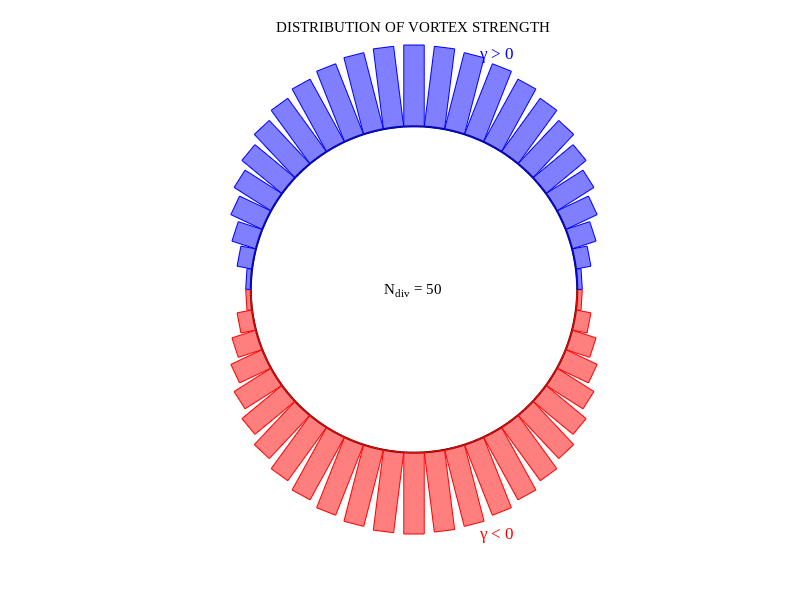
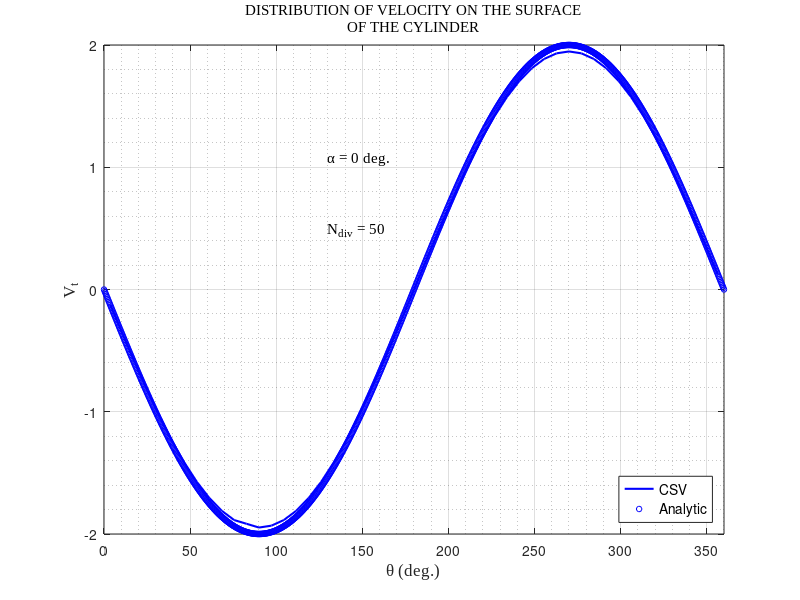
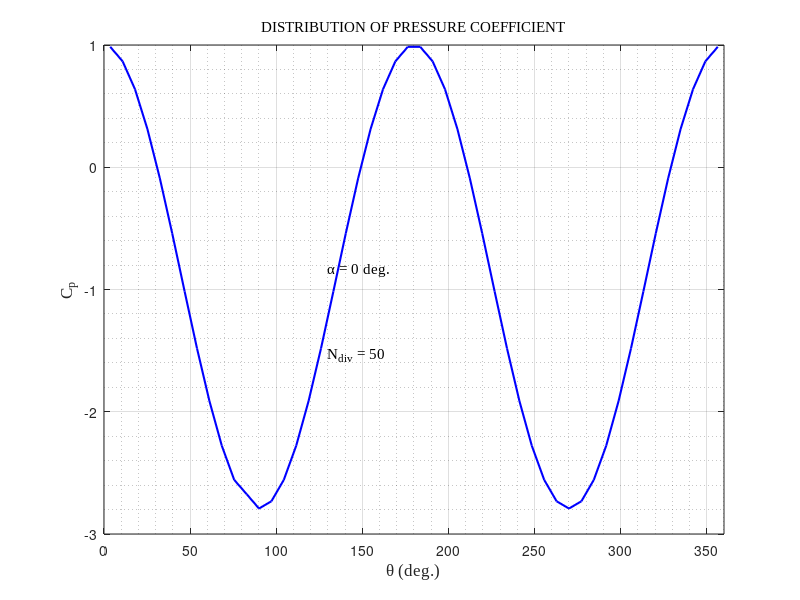
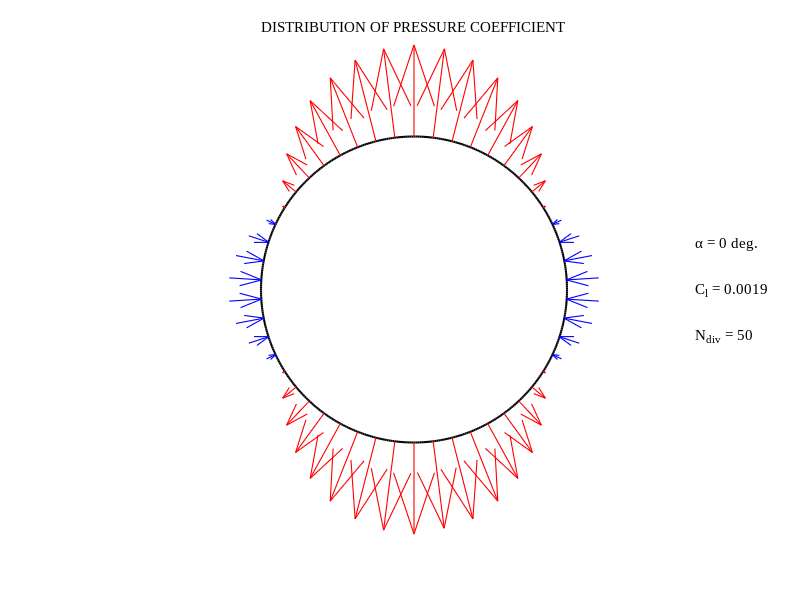

Write MATLAB code to recreate these figures, in order.
clear;clc;close all

%% Preprocess

Ndiv   = 50;
deltaB = 2*pi/Ndiv;
R      = 0.5;

Nc = zeros(Ndiv,2);
Tc = zeros(Ndiv,2);

ca = zeros(Ndiv,1);
sa = zeros(Ndiv,1);
l  = zeros(Ndiv,1);

X  = zeros(Ndiv+1,2);
Xc = zeros(Ndiv,2);
delta = zeros(Ndiv,2);

cl  = zeros(Ndiv,1);
cp  = zeros(Ndiv,1);
cm1_4 = zeros(Ndiv,1);

for ii = 1:Ndiv+1
    X(ii,:)  = R*[cos((ii-1)*deltaB), -sin((ii-1)*deltaB)];
end

for jj = 1:Ndiv
    l(jj)       = sqrt((X(jj,1) - X(jj+1,1))^2 + (X(jj,2) - X(jj+1,2))^2);
    Xc(jj,:)    = (X(jj,:) + X(jj+1,:))/2;
    delta(jj,:) = X(jj+1,:) - X(jj,:);
    ca(jj)      = (X(jj+1,1) - X(jj,1))/l(jj);
    sa(jj)      = (X(jj,2) - X(jj+1,2))/l(jj);

    Nc(jj,:)  = [sa(jj,1),ca(jj,1)];
    Tc(jj,:)  = [ca(jj,1),-sa(jj,1)];
end

%% Process

a = zeros(Ndiv,Ndiv);
b = zeros(Ndiv,1);

alpha = deg2rad(0);

rho = 1.225;

Qinfmod = 1;
Qinf    = Qinfmod*[cos(alpha),sin(alpha)];

for ii = 1:Ndiv
    b(ii) = -dot(Qinf,Tc(ii,:));
    for jj = 1:Ndiv
        if jj ~= ii
            Xc_ij_pan = (Xc(ii,1) - X(jj,1))*ca(jj) - (Xc(ii,2) - X(jj,2))*sa(jj);
            Zc_ij_pan = (Xc(ii,1) - X(jj,1))*sa(jj) + (Xc(ii,2) - X(jj,2))*ca(jj);

            r1 = sqrt(Xc_ij_pan^2 + Zc_ij_pan^2);
            r2 = sqrt((Xc_ij_pan - l(jj))^2 + Zc_ij_pan^2);

            theta1 = atan2(Zc_ij_pan,Xc_ij_pan);
            theta2 = atan2(Zc_ij_pan,Xc_ij_pan - l(jj));

            u_ij_pan = (theta2 - theta1)/(2*pi);
            w_ij_pan = (1/(4*pi))*log(r2^2/r1^2);

            u_ij = u_ij_pan*ca(jj) + w_ij_pan*sa(jj);
            w_ij = -u_ij_pan*sa(jj) + w_ij_pan*ca(jj);

            a(ii,jj) = dot([u_ij,w_ij],Tc(ii,:));
        else
            a(ii,jj) = -0.5;
        end
    end
end

K         = fix(Ndiv/4);
a(K,:)    = 0;
a(K,1)    = 1;
a(K,Ndiv) = 1;
b(K)      = 0;

gamma = a\b;
gamma(K) = 0.5*(gamma(K-1)+gamma(K+1));

for ii=1:Ndiv
     cl(ii)    = 2*gamma(ii)*l(ii)/Qinfmod;
     cp(ii)    = 1 - (gamma(ii)/Qinfmod)^2;
     cm1_4(ii) = cp(ii)*((Xc(ii,1)/R)*(delta(ii,1)/R) + (Xc(ii,2)/R)*(delta(ii,2)/R)) - 0.25*cl(ii);
end

CL    = sum(cl);
L     = CL*0.5*Qinfmod^2*2*R*rho;
CM1_4 = sum(cm1_4);
M1_4  = CM1_4*0.5*rho*Qinfmod^2*R^2;

%% Kármán-Tsien Compressibility Correction & Critical Mach Number

gam = 1.4;

Cp0     = cp;
Cp0_min = min(Cp0);
fprintf('Incompressible Cp_min = %.4f\n', Cp0_min);

% Kármán-Tsien correction
KT = @(Cp0_val, M) Cp0_val ./ ( sqrt(1 - M.^2) + ...
     (M.^2 ./ (1 + sqrt(1 - M.^2))) .* (Cp0_val / 2) );

% Critical Cp (local Mach = 1, isentropic)
Cp_crit = @(M) (2 ./ (gam .* M.^2)) .* ...
               ( ( (2/(gam+1)) .* (1 + (gam-1)/2 .* M.^2) ).^(gam/(gam-1)) - 1 );

residual = @(M) KT(Cp0_min, M) - Cp_crit(M);

% --- Robust bracket search ---
% KT is only physically valid where its denominator > 0
% For very negative Cp0, the denominator flips sign at high M → non-physical
M_scan   = linspace(0.02, 0.99, 5000);
denom_KT = sqrt(1 - M_scan.^2) + ...
           (M_scan.^2 ./ (1 + sqrt(1 - M_scan.^2))) .* (Cp0_min / 2);

valid = denom_KT > 0;                  % physical region only
M_valid  = M_scan(valid);
res_scan = arrayfun(residual, M_valid);

% Find first sign change (= physical Mcr)
sc = find(diff(sign(res_scan)) ~= 0, 1, 'first');

if isempty(sc)
    error('No critical Mach found. Cp0_min = %.4f — body may have no suction.', Cp0_min);
end

Mcr = fzero(residual, [M_valid(sc), M_valid(sc+1)]);
fprintf('=== Critical Mach Number: Mcr = %.4f ===\n', Mcr);

%% Post-processing Visualization

th_cyl   = linspace(0, 2*pi, 500);           % cylinder outline
theta_plot = ((1:Ndiv)' - 0.5) * 360/Ndiv;  % panel angle [deg], clockwise from (R,0)

% Analytic solutions (clockwise convention to match panel ordering)
theta_an_deg = linspace(0, 360, 1000);
theta_an_rad = theta_an_deg * pi/180;
Vt_an = -2*Qinfmod * sin(theta_an_rad + alpha);          % tangential velocity
Cp_an =  1 - (2*sin(theta_an_rad + alpha)).^2;           % pressure coefficient

% ── Figure 1: Vortex strength distribution ─────────────────────────────────
figure('Name','Vortex Strength Distribution','Color','w');
hold on; axis equal off;

plot(R*cos(th_cyl), R*sin(th_cyl), 'k-', 'LineWidth', 1.5);

sc1 = 0.25 / max(abs(gamma));               % scale so max height = 0.25
for jj = 1:Ndiv
    col = 'b';
    gammaPlot = gamma(jj);
    if gamma(jj) < 0
        col = 'r';
        gammaPlot = -gamma(jj);
    end
    p1 = X(jj,:);
    p2 = X(jj+1,:);
    p3 = p2 + gammaPlot*sc1*Nc(jj,:);      % outer corners
    p4 = p1 + gammaPlot*sc1*Nc(jj,:);
    fill([p1(1),p2(1),p3(1),p4(1)], ...
         [p1(2),p2(2),p3(2),p4(2)], col, ...
         'EdgeColor',col, 'LineWidth',0.3, 'FaceAlpha',0.5);
end

text( 0.20,  0.72, '\gamma > 0', 'Color','b', 'FontSize',12, ...
      'FontName','Times New Roman');
text( 0.20, -0.75, '\gamma < 0', 'Color','r', 'FontSize',12, ...
      'FontName','Times New Roman');
text( 0.00,  0.00, sprintf('N_{div} = %d', Ndiv), 'FontSize',11, ...
      'FontName','Times New Roman', 'HorizontalAlignment','center');
title('DISTRIBUTION OF VORTEX STRENGTH', ...
      'FontName','Times New Roman', 'FontWeight','normal');

% ── Figure 2: Tangential velocity distribution ─────────────────────────────
figure('Name','Surface Velocity Distribution','Color','w');
hold on; grid on; box on; grid minor;

plot(theta_plot,  gamma,  'b-', 'LineWidth',1.5, 'DisplayName','CSV');
plot(theta_an_deg, Vt_an, 'bo', 'MarkerSize',4,  'DisplayName','Analytic');

xlim([0 360]); xticks(0:50:350);
xlabel('\theta (deg.)',  'FontName','Times New Roman', 'FontSize',12);
ylabel('V_t',           'FontName','Times New Roman', 'FontSize',12);
title({'DISTRIBUTION OF VELOCITY ON THE SURFACE','OF THE CYLINDER'}, ...
       'FontName','Times New Roman', 'FontWeight','normal');
legend('Location','southeast', 'FontSize',10);

ysc = max(abs(gamma));
text(130,  0.55*ysc, sprintf('\\alpha = %g deg.', rad2deg(alpha)), ...
     'FontSize',11, 'FontName','Times New Roman');
text(130,  0.25*ysc, sprintf('N_{div} = %d', Ndiv), ...
     'FontSize',11, 'FontName','Times New Roman');

% ── Figure 3: Cp line plot ──────────────────────────────────────────────────
figure('Name','Cp Distribution','Color','w');
hold on; grid on; box on; grid minor;

plot(theta_plot, cp, 'b-', 'LineWidth',1.5);

xlim([0 360]); xticks(0:50:350);
xlabel('\theta (deg.)', 'FontName','Times New Roman', 'FontSize',12);
ylabel('C_p',           'FontName','Times New Roman', 'FontSize',12);
title('DISTRIBUTION OF PRESSURE COEFFICIENT', ...
      'FontName','Times New Roman', 'FontWeight','normal');

cp_bot = min(cp);                    % most negative Cp, for text placement
text(130, 0.30*cp_bot, sprintf('\\alpha = %g deg.', rad2deg(alpha)), ...
     'FontSize',11, 'FontName','Times New Roman');
text(130, 0.55*cp_bot, sprintf('N_{div} = %d', Ndiv), ...
     'FontSize',11, 'FontName','Times New Roman');

% ── Figure 4: Cp vectors on cylinder body (with arrowheads) ────────────────
figure('Name','Cp on Body','Color','w');
hold on; axis equal off;

plot(R*cos(th_cyl), R*sin(th_cyl), 'k-', 'LineWidth', 1.5);

sc4 = 0.3 / max(abs(cp));   % scale: max vector length = 0.3
hs  = 0.4;                  % MaxHeadSize (relative to arrow length)

mask_suc  = cp <  0;        % suction panels
mask_pres = cp >= 0;        % pressure panels

% ── Suction (Cp < 0, red): tail AT surface, head OUTSIDE, points outward ──
x0_r = Xc(mask_suc,1);
y0_r = Xc(mask_suc,2);
dx_r = abs(cp(mask_suc)).*sc4.*Nc(mask_suc,1);
dy_r = abs(cp(mask_suc)).*sc4.*Nc(mask_suc,2);
quiver(x0_r, y0_r, dx_r, dy_r, 0, 'r', ...
       'MaxHeadSize', hs, 'LineWidth', 0.8);

% ── Pressure (Cp > 0, blue): tail OUTSIDE, head AT surface, points inward ──
x0_b = Xc(mask_pres,1) + cp(mask_pres).*sc4.*Nc(mask_pres,1);
y0_b = Xc(mask_pres,2) + cp(mask_pres).*sc4.*Nc(mask_pres,2);
dx_b = Xc(mask_pres,1) - x0_b;
dy_b = Xc(mask_pres,2) - y0_b;
quiver(x0_b, y0_b, dx_b, dy_b, 0, 'b', ...
       'MaxHeadSize', hs, 'LineWidth', 0.8);

% ── Annotations ────────────────────────────────────────────────────────────
x_txt = R + max(abs(cp))*sc4 + 0.12;
text(x_txt,  0.15, sprintf('\\alpha = %g deg.', rad2deg(alpha)), ...
     'FontSize',11, 'FontName','Times New Roman');
text(x_txt,  0.00, sprintf('C_l = %.4f', CL), ...
     'FontSize',11, 'FontName','Times New Roman');
text(x_txt, -0.15, sprintf('N_{div} = %d', Ndiv), ...
     'FontSize',11, 'FontName','Times New Roman');
title('DISTRIBUTION OF PRESSURE COEFFICIENT', ...
      'FontName','Times New Roman', 'FontWeight','normal');

% Pel segon exercici part del treball - Part 1
% A = [A11 A12 ; A21 A22]

% Hi han dues condicions de Kutta, ens hem de carregar dues files de la
% matriu A (corresponent a panells del intradós dels perfils corresponents)
